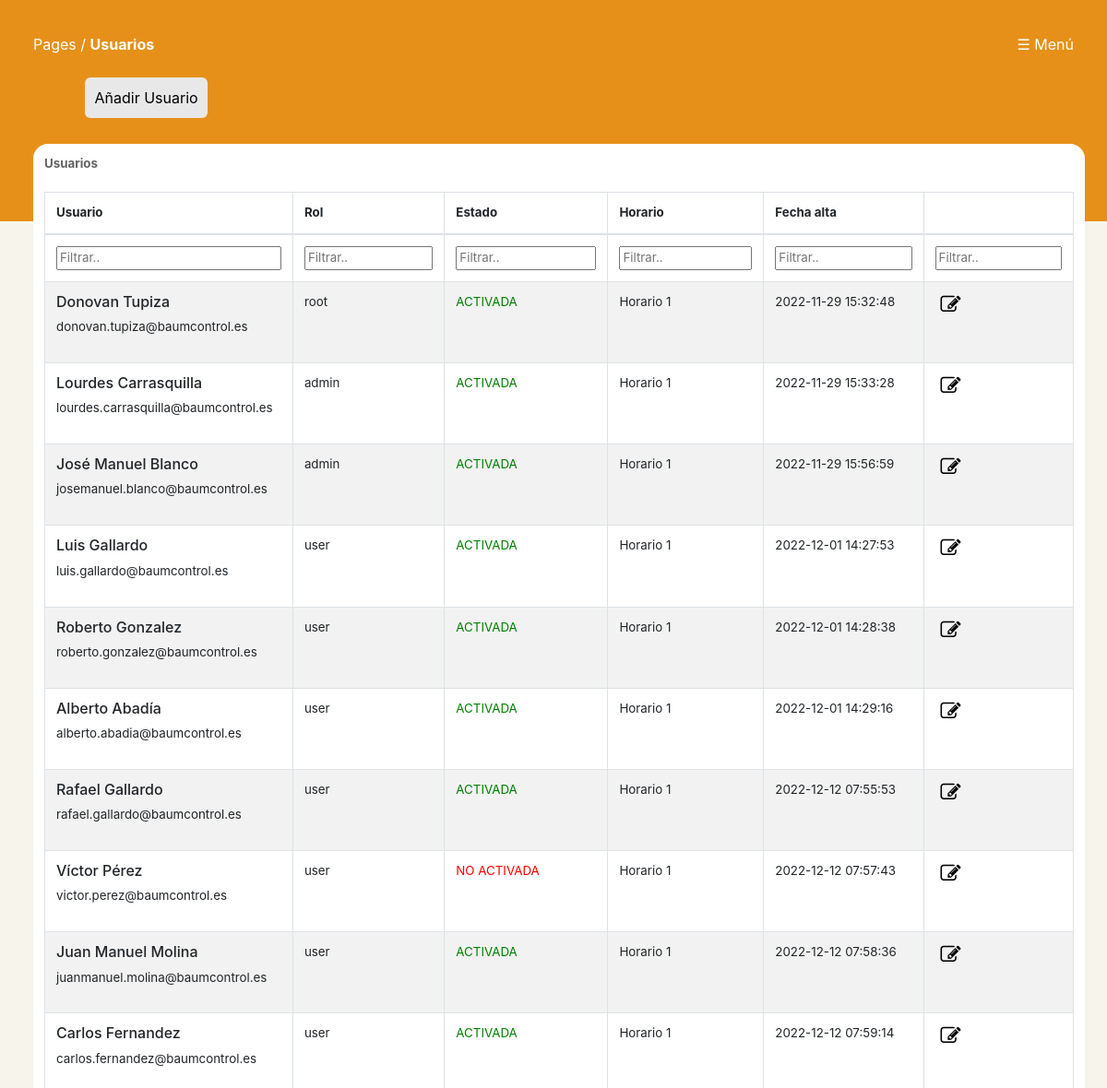
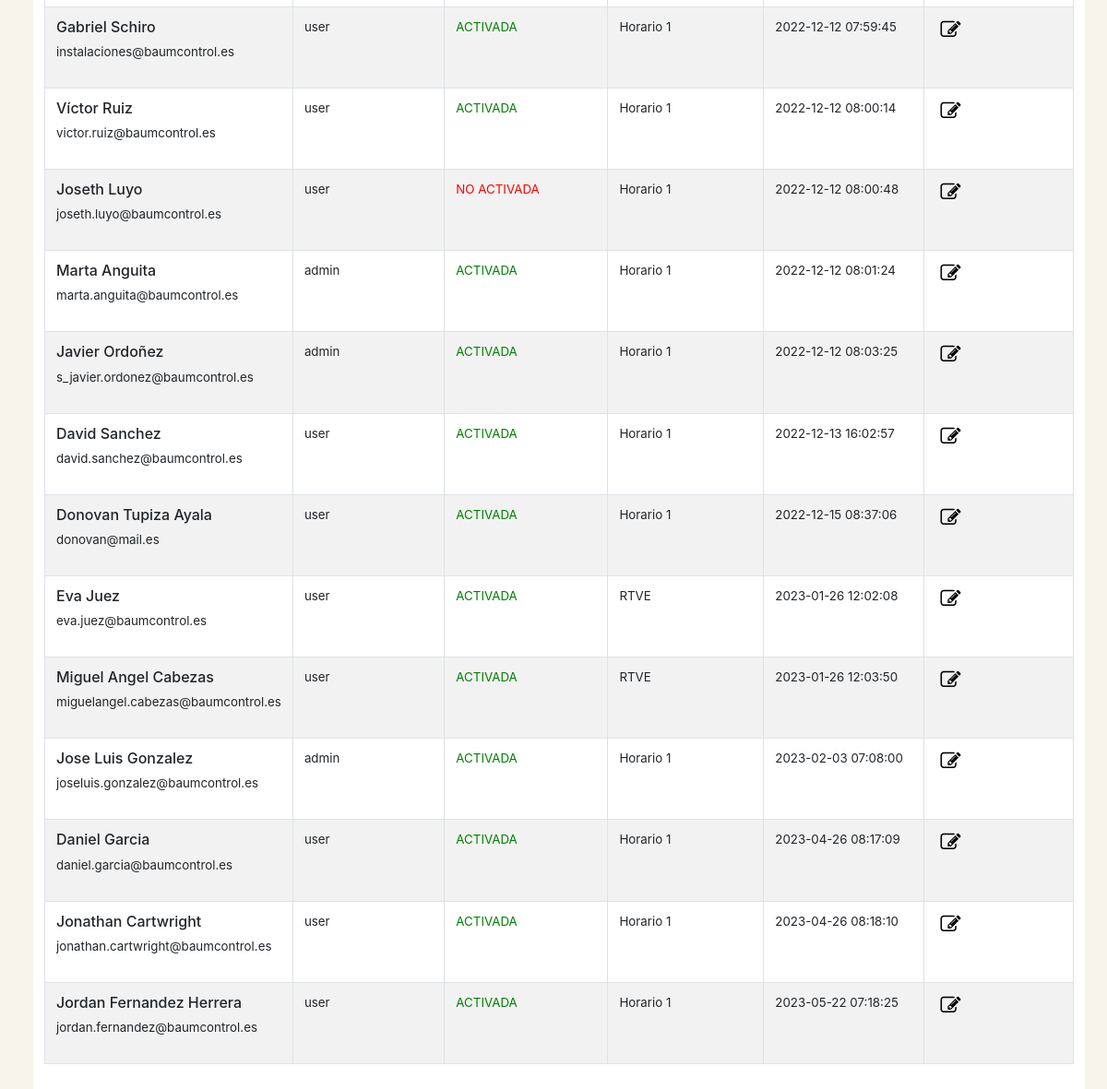
The page /users/usuario.php on the database its author committed (2 pictures, top to bottom).
### tables this page shows
CREATE TABLE `users` (
  `id` bigint unsigned NOT NULL AUTO_INCREMENT,
  `name` varchar(255) NOT NULL,
  `last_name` varchar(255) DEFAULT NULL,
  `email` varchar(255) NOT NULL,
  `type` enum('ACTIVADA','NO ACTIVADA') NOT NULL DEFAULT 'ACTIVADA',
  `email_verified_at` timestamp NULL DEFAULT NULL,
  `password` varchar(255) DEFAULT NULL,
  `two_factor_secret` text,
  `two_factor_recovery_codes` text,
  `two_factor_confirmed_at` timestamp NULL DEFAULT NULL,
  `remember_token` varchar(100) DEFAULT NULL,
  `current_team_id` bigint unsigned DEFAULT NULL,
  `profile_photo_path` varchar(2048) DEFAULT NULL,
  `created_at` timestamp NULL DEFAULT NULL,
  `updated_at` timestamp NULL DEFAULT NULL,
  `deleted_at` timestamp NULL DEFAULT NULL,
  `hour_extra` int DEFAULT NULL,
  `schedule_id` bigint unsigned DEFAULT NULL,
  `rol_id` bigint unsigned DEFAULT NULL,
  `password2` varchar(250) DEFAULT NULL,
  PRIMARY KEY (`id`),
  UNIQUE KEY `users_email_unique` (`email`),
  KEY `schedule_id` (`schedule_id`),
  KEY `fk_rol_id` (`rol_id`),
  CONSTRAINT `fk_rol_id` FOREIGN KEY (`rol_id`) REFERENCES `roles` (`id`),
  CONSTRAINT `users_ibfk_1` FOREIGN KEY (`schedule_id`) REFERENCES `schedules` (`id`),
  CONSTRAINT `users_ibfk_2` FOREIGN KEY (`schedule_id`) REFERENCES `schedules` (`id`)
);

CREATE TABLE `roles` (
  `id` bigint unsigned NOT NULL AUTO_INCREMENT,
  `name` varchar(255) NOT NULL,
  `guard_name` varchar(255) NOT NULL,
  `created_at` timestamp NULL DEFAULT NULL,
  `updated_at` timestamp NULL DEFAULT NULL,
  PRIMARY KEY (`id`),
  UNIQUE KEY `roles_name_guard_name_unique` (`name`,`guard_name`)
);

CREATE TABLE `schedules` (
  `id` bigint unsigned NOT NULL AUTO_INCREMENT,
  `name` varchar(255) NOT NULL,
  `L` int NOT NULL,
  `M` int NOT NULL,
  `X` int NOT NULL,
  `J` int NOT NULL,
  `V` int NOT NULL,
  `total` int NOT NULL,
  `created_at` timestamp NULL DEFAULT NULL,
  `updated_at` timestamp NULL DEFAULT NULL,
  PRIMARY KEY (`id`)
);

### users/usuario.php (the view, shortened to what this page needs)
<?php
include("../include/bbddconexion.php");
if (!$conn) {
    die("Conexion fallida:" . mysqli_connect_error());
} else {
    $query = "select users.id, users.name, users.last_name, users.email, roles.name as 'rol', users.type, schedules.name as 'schedule', users.created_at from users, roles, schedules where users.rol_id=roles.id and users.schedule_id=schedules.id;";
    $consulta = mysqli_query($conn, $query) or die("Fallo en la consulta");
    $num_filas = mysqli_num_rows($consulta);
}
?>
<!DOCTYPE html>
<html lang="es">
<head>
    <link rel="stylesheet" href="../css/nav-bar.css">
    <?php include("../include/tabla.php");
    include("../include/tabla2.php");
    include("../include/menu.php"); ?>
</head>
<body>
    <div class="fondo_naranja">
        <div class="nav-bar">
            <span>Pages / <b>Usuarios</b></span>
            <?php include("../template/menu.php"); ?>
            <br><br>
            <div class="medio">
                <nav class="medio_ajuste">
                    <a class="item_a" href="./add_user.php">
                        <div class="items">
                            <span class="item_span"> Añadir Usuario
                            </span>
                        </div>
                    </a>
                </nav>
            </div><br><br>
        </div>
        <div class="tabla_estilo">
            <span>Usuarios</span><br><br>
            <table class="records_list table table-striped table-bordered table-hover" id="mydatatable">
                <thead>
                    <tr>
                        <th>Usuario</th>
                        <th>Rol</th>
                        <th>Estado</th>
                        <th>Horario</th>
                        <th>Fecha alta</th>
                        <th></th>
                    </tr>
                </thead>
                <tfoot>
                    <tr>
                        <th>Filter..</th>
                        <th>Filter..</th>
                        <th>Filter..</th>
                        <th>Filter..</th>
                        <th>Filter..</th>
                        <th>Filter..</th>
                    </tr>
                </tfoot>
                <tbody>
                    <?php
                    for ($i = 0; $i < $num_filas; $i++) {
                        $resultado = mysqli_fetch_array($consulta);
                        print "<tr><td><h6>" . $resultado['name'] . " " . $resultado['last_name'] . "</h6> <p><input type='hidden' name='email' value='" . $resultado['email'] . "'>" . $resultado['email'] . " </p></td><td>" . $resultado['rol'] . "</td><td class='" . $resultado['type'] . "'>" . $resultado['type'] . "</td><td>" . $resultado['schedule'] . "</td><td>" . $resultado['created_at'] . "</td><td><form action='edit_user.php' method='GET'><input name='id_user' type='hidden' value=" . $resultado['id'] . ">
                            <button name='edit' class='no_boton2' title='Editar'>
                            <i class='fa fa-edit' style='font-size:22px;color:black'></i>
                            </button>
                </form></td></tr>";
                    }
                    ?>
                </tbody>
            </table><br>
        </div>
    </div>
</body>
</html>

### css/nav-bar.css (style rules this page uses)
* { margin: 0; }
.nav-bar { color: white; padding: 3%; }
.medio { width: 100%; }
.medio_ajuste { width: 90%; margin-left: 5%; margin-right: 5%; }
.items { width:auto; float: left; background-color: rgb(233, 232, 232); margin-right: 6%; border-radius: 6px; padding: 1%; margin-bottom: 1%; cursor: pointer; }
.item_a { text-decoration: none; color: black; }
.ACTIVADA { color: green; }
.NO { color: red; }

### css/tabla.css (style rules this page uses)
.tabla_estilo { width: 95%; margin-left: 3%; margin-top: -1%; border-radius: 5px; padding: 1%; border-radius: 1rem; overflow-x:scroll; max-height: 80vh; background-color: white; font-size: 10pt; display: table; }
.fondo_naranja { background-color: #e69019; max-height:30vh; }
* { margin: 0; }
body { background-color: #dfdada; }
.tabla_estilo span { font-weight: 700; color: #636363; }
a { text-decoration: none; }

### css/menu.css (style rules this page uses)
.items { width: auto; float: left; background-color: rgb(233, 232, 232); margin-right: 6%; border-radius: 6px; padding: 1%; }
.item_a { text-decoration: none; color: black; }
.no_boton2 { background-color: unset; border: none; cursor: pointer; }

### include/tabla2.php (style rules this page uses)
#mydatatable tfoot { display: table-header-group !important; }

### rows shown on the page
users: name "Donovan", last_name "Tupiza", email "donovan.tupiza@baumcontrol.es", rol.name "root", type "ACTIVADA", schedule.name "Horario 1", created_at "2022-11-29 15:32:48"
users: name "Lourdes", last_name "Carrasquilla", email "lourdes.carrasquilla@baumcontrol.es", rol.name "admin", type "ACTIVADA", schedule.name "Horario 1", created_at "2022-11-29 15:33:28"
users: name "José Manuel", last_name "Blanco", email "josemanuel.blanco@baumcontrol.es", rol.name "admin", type "ACTIVADA", schedule.name "Horario 1", created_at "2022-11-29 15:56:59"
users: name "Luis", last_name "Gallardo", email "luis.gallardo@baumcontrol.es", rol.name "user", type "ACTIVADA", schedule.name "Horario 1", created_at "2022-12-01 14:27:53"
users: name "Roberto", last_name "Gonzalez", email "roberto.gonzalez@baumcontrol.es", rol.name "user", type "ACTIVADA", schedule.name "Horario 1", created_at "2022-12-01 14:28:38"
users: name "Alberto", last_name "Abadía", email "alberto.abadia@baumcontrol.es", rol.name "user", type "ACTIVADA", schedule.name "Horario 1", created_at "2022-12-01 14:29:16"
users: name "Rafael", last_name "Gallardo", email "rafael.gallardo@baumcontrol.es", rol.name "user", type "ACTIVADA", schedule.name "Horario 1", created_at "2022-12-12 07:55:53"
users: name "Víctor", last_name "Pérez", email "victor.perez@baumcontrol.es", rol.name "user", type "NO ACTIVADA", schedule.name "Horario 1", created_at "2022-12-12 07:57:43"
users: name "Juan Manuel", last_name "Molina", email "juanmanuel.molina@baumcontrol.es", rol.name "user", type "ACTIVADA", schedule.name "Horario 1", created_at "2022-12-12 07:58:36"
users: name "Carlos", last_name "Fernandez", email "carlos.fernandez@baumcontrol.es", rol.name "user", type "ACTIVADA", schedule.name "Horario 1", created_at "2022-12-12 07:59:14"
users: name "Gabriel", last_name "Schiro", email "instalaciones@baumcontrol.es", rol.name "user", type "ACTIVADA", schedule.name "Horario 1", created_at "2022-12-12 07:59:45"
users: name "Víctor", last_name "Ruiz", email "victor.ruiz@baumcontrol.es", rol.name "user", type "ACTIVADA", schedule.name "Horario 1", created_at "2022-12-12 08:00:14"
users: name "Joseth", last_name "Luyo", email "joseth.luyo@baumcontrol.es", rol.name "user", type "NO ACTIVADA", schedule.name "Horario 1", created_at "2022-12-12 08:00:48"
users: name "Marta", last_name "Anguita", email "marta.anguita@baumcontrol.es", rol.name "admin", type "ACTIVADA", schedule.name "Horario 1", created_at "2022-12-12 08:01:24"
users: name "Javier", last_name "Ordoñez", email "s_javier.ordonez@baumcontrol.es", rol.name "admin", type "ACTIVADA", schedule.name "Horario 1", created_at "2022-12-12 08:03:25"
users: name "David", last_name "Sanchez", email "david.sanchez@baumcontrol.es", rol.name "user", type "ACTIVADA", schedule.name "Horario 1", created_at "2022-12-13 16:02:57"
users: name "Donovan", last_name "Tupiza Ayala", email "donovan@mail.es", rol.name "user", type "ACTIVADA", schedule.name "Horario 1", created_at "2022-12-15 08:37:06"
users: name "Eva", last_name "Juez", email "eva.juez@baumcontrol.es", rol.name "user", type "ACTIVADA", schedule.name "RTVE", created_at "2023-01-26 12:02:08"
users: name "Miguel Angel", last_name "Cabezas", email "miguelangel.cabezas@baumcontrol.es", rol.name "user", type "ACTIVADA", schedule.name "RTVE", created_at "2023-01-26 12:03:50"
users: name "Jose Luis", last_name "Gonzalez", email "joseluis.gonzalez@baumcontrol.es", rol.name "admin", type "ACTIVADA", schedule.name "Horario 1", created_at "2023-02-03 07:08:00"
users: name "Daniel", last_name "Garcia", email "daniel.garcia@baumcontrol.es", rol.name "user", type "ACTIVADA", schedule.name "Horario 1", created_at "2023-04-26 08:17:09"
users: name "Jonathan", last_name "Cartwright", email "jonathan.cartwright@baumcontrol.es", rol.name "user", type "ACTIVADA", schedule.name "Horario 1", created_at "2023-04-26 08:18:10"
users: name "Jordan", last_name "Fernandez Herrera", email "jordan.fernandez@baumcontrol.es", rol.name "user", type "ACTIVADA", schedule.name "Horario 1", created_at "2023-05-22 07:18:25"
